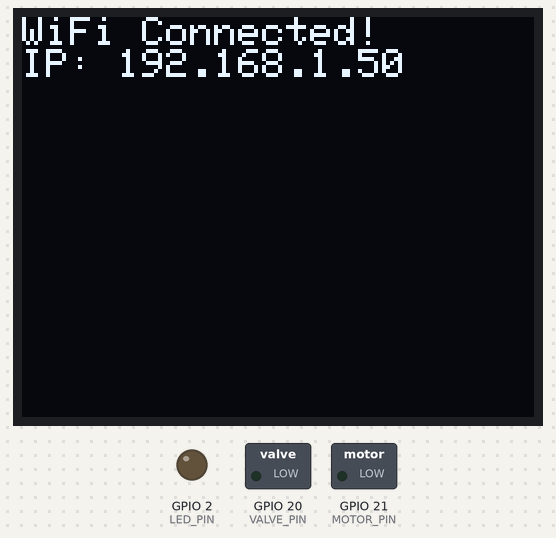
This sketch was run on a simulated ESP32-S3. Shown: 128×100 one-colour display, switched loads named in the sketch (green lamp = pin HIGH), output pins drawn as LEDs (lit = HIGH). WiFi joins after 1.5 s; servers stay silent unless stated; web services answer with replies made up by the test bench; what the sketch prints to the serial monitor is not drawn.

Above: at 3.6 s.
At 6.0 s:
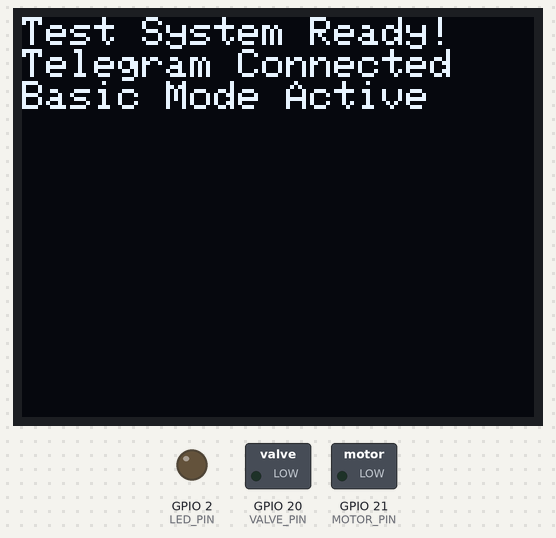
At 9.0 s:
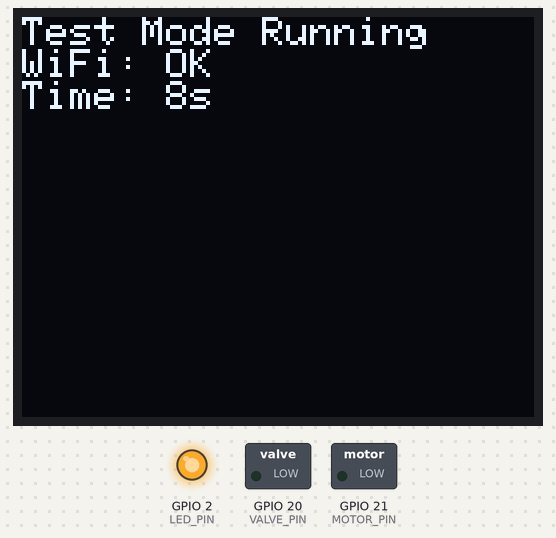
At 34.3 s:
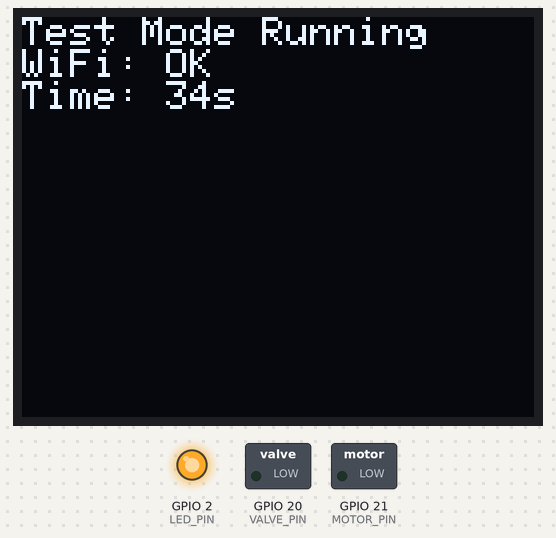
Timing chart, 0 to 40.0 s (numbered marks = the images above):
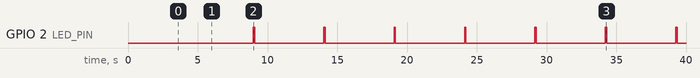

Measured:
- by itself, GPIO 2 (LED_PIN): alternates HIGH for 0.10 s and LOW for 4.9 s
- what the display in image 0 shows lasts 2.1 s, from 3.6 s to 5.7 s
- what the display in image 1 shows lasts 3.1 s, from 5.9 s to 9.0 s
- what the display in image 2 shows lasts 5.0 s, from 9.0 s to 14.0 s

The sketch:

symptoseek_iot.ino
```cpp
#include <WiFi.h>
#include <HTTPClient.h>
#include <Wire.h>
#include <Adafruit_GFX.h>
#include <Adafruit_SSD1306.h>
#include <SoftwareSerial.h>

// Note: You'll need to install these libraries in Arduino IDE:
// - Adafruit GFX Library
// - Adafruit SSD1306
// - MPU6050_light
// - SparkFun MAX3010x library
// - EspSoftwareSerial

// Temporary includes for compilation - replace with actual libraries
// #include <MPU6050_light.h>
// #include <MAX30105.h>
// #include "HX710B.h"

// WiFi credentials - Replace with your network details
const char* ssid = "Black scorpion 2.5g"; // Your WiFi name
const char* password = "10203000"; // Your WiFi password

// Telegram Bot credentials - Replace with your actual bot details
const String BOT_TOKEN = "8148329264:AAEN8PbzLS94nnTk_dhumIncFBvvmVOOTc4";  // Your Bot Token
const String CHAT_ID = "1683560300";     // Get your chat ID
const String TELEGRAM_URL = "https://api.telegram.org/bot" + BOT_TOKEN + "/sendMessage";

#define SCREEN_WIDTH 128
#define SCREEN_HEIGHT 100
#define OLED_RESET     -1
#define SDA_PIN 8
#define SCL_PIN 9
#define MAX_SDA_PIN 12
#define MAX_SCL_PIN 13
#define LED_PIN 2  // Built-in LED on ESP32-S3

Adafruit_SSD1306 display(SCREEN_WIDTH, SCREEN_HEIGHT, &Wire, OLED_RESET);

// Simplified version for testing - replace with actual sensor objects
// MPU6050 mpu(Wire);
bool fallDetected = false;

// SIM800L
SoftwareSerial sim800(17, 18); // TX, RX

// MAX30102 - Using separate I2C instance
TwoWire MaxWire = TwoWire(1);
// MAX30105 particleSensor;

// HX710B
#define HX_SCK 7
#define HX_DT 6
// HX710B pressureSensor(HX_DT, HX_SCK);

// Actuator Pins
#define MOTOR_PIN 21
#define VALVE_PIN 20

// Thresholds
float fallThreshold = 2.5; // Change based on testing

// WiFi status
bool wifiConnected = false;

// Function declarations
void displayMessage(String msg);
void measureAndSendVitals();
void sendSMS(String text);
void blinkLEDForFall();
void displayRealtimeSensorData();
void connectToWiFi();
void sendTelegramMessage(String message);
void sendInstantFallAlert(float gForce);
void sendVitalsReport(long pressure, int bpm, bool pressureSuccess, bool heartRateSuccess);

void setup() {
  Serial.begin(115200);
  delay(2000); // Give time for serial to initialize
  Serial.println("SymptomSeek IoT System Starting...");

  Wire.begin(SDA_PIN, SCL_PIN); // Use pins 8 (SDA) and 9 (SCL) for MPU6050
  MaxWire.begin(MAX_SDA_PIN, MAX_SCL_PIN); // Use pins 12 (SDA) and 13 (SCL) for MAX30102
  pinMode(MOTOR_PIN, OUTPUT);
  pinMode(VALVE_PIN, OUTPUT);
  pinMode(LED_PIN, OUTPUT);
  digitalWrite(LED_PIN, LOW); // Turn off LED initially

  // Initialize WiFi connection
  connectToWiFi();

  // Initialize OLED and check connection
  Serial.print("Checking OLED display... ");
  if(!display.begin(SSD1306_SWITCHCAPVCC, 0x3C)) {
    Serial.println("FAILED! SSD1306 allocation failed");
    while(1); // Stop execution if OLED fails
  }
  Serial.println("OK");

  display.clearDisplay();
  display.setTextSize(1);
  display.setTextColor(WHITE);
  displayMessage("Initializing...\nChecking sensors");

  // Simplified sensor checking for compilation
  Serial.println("=== Simplified Sensor Check (Replace with actual sensors) ===");
  displayMessage("Basic System Ready!\nTelegram Test Mode");

  // Send system startup notification to Telegram
  if (wifiConnected) {
    sendTelegramMessage("🚨 SymptomSeek IoT System Started (TEST MODE)\n\n✅ Basic system initialization complete\n🔋 WiFi connected\n📱 Test mode ACTIVE\n\nBot: @falldetectorSymptoseek_bot");
  }

  // Display final system status
  Serial.println("=== Basic System Initialization Complete ===");
  displayMessage("Test System Ready!\nTelegram Connected\nBasic Mode Active");
  delay(3000);
}

void displayMessage(String msg) {
  display.clearDisplay();
  display.setCursor(0, 0);
  display.println(msg);
  display.display();
}

void loop() {
  static unsigned long lastDisplay = 0;

  // Check WiFi connection periodically
  if (WiFi.status() != WL_CONNECTED && wifiConnected) {
    Serial.println("WiFi disconnected! Attempting to reconnect...");
    wifiConnected = false;
    connectToWiFi();
  }

  // Test display every 5 seconds
  if (millis() - lastDisplay > 5000) {
    lastDisplay = millis();
    displayMessage("Test Mode Running\nWiFi: " + String(wifiConnected ? "OK" : "FAIL") + "\nTime: " + String(millis()/1000) + "s");

    // Test LED blink
    digitalWrite(LED_PIN, HIGH);
    delay(100);
    digitalWrite(LED_PIN, LOW);

    Serial.println("Test mode - System running. Time: " + String(millis()/1000) + " seconds");
  }

  delay(100);
}

void connectToWiFi() {
  Serial.print("Connecting to WiFi");
  displayMessage("Connecting to WiFi...");

  WiFi.begin(ssid, password);
  int attempts = 0;

  while (WiFi.status() != WL_CONNECTED && attempts < 20) {
    delay(500);
    Serial.print(".");
    attempts++;
  }

  if (WiFi.status() == WL_CONNECTED) {
    wifiConnected = true;
    Serial.println();
    Serial.println("WiFi connected!");
    Serial.print("IP address: ");
    Serial.println(WiFi.localIP());
    displayMessage("WiFi Connected!\nIP: " + WiFi.localIP().toString());
  } else {
    wifiConnected = false;
    Serial.println();
    Serial.println("WiFi connection failed!");
    displayMessage("WiFi Failed!\nCheck credentials");
  }
  delay(2000);
}

void sendTelegramMessage(String message) {
  if (!wifiConnected) {
    Serial.println("Cannot send Telegram message: WiFi not connected");
    return;
  }

  HTTPClient http;
  http.begin(TELEGRAM_URL);
  http.addHeader("Content-Type", "application/x-www-form-urlencoded");

  String postData = "chat_id=" + CHAT_ID + "&text=" + message;

  Serial.println("Sending Telegram message...");
  int httpResponseCode = http.POST(postData);

  if (httpResponseCode > 0) {
    String response = http.getString();
    Serial.println("Telegram response code: " + String(httpResponseCode));
    Serial.println("Telegram response: " + response);
  } else {
    Serial.println("Error sending Telegram message: " + String(httpResponseCode));
  }

  http.end();
}

// Placeholder functions for compilation
void measureAndSendVitals() {
  Serial.println("measureAndSendVitals - placeholder function");
}

void sendSMS(String text) {
  Serial.println("sendSMS - placeholder function: " + text);
}

void blinkLEDForFall() {
  Serial.println("blinkLEDForFall - placeholder function");
}

void displayRealtimeSensorData() {
  Serial.println("displayRealtimeSensorData - placeholder function");
}

void sendInstantFallAlert(float gForce) {
  Serial.println("sendInstantFallAlert - placeholder function");
}

void sendVitalsReport(long pressure, int bpm, bool pressureSuccess, bool heartRateSuccess) {
  Serial.println("sendVitalsReport - placeholder function");
}
```
